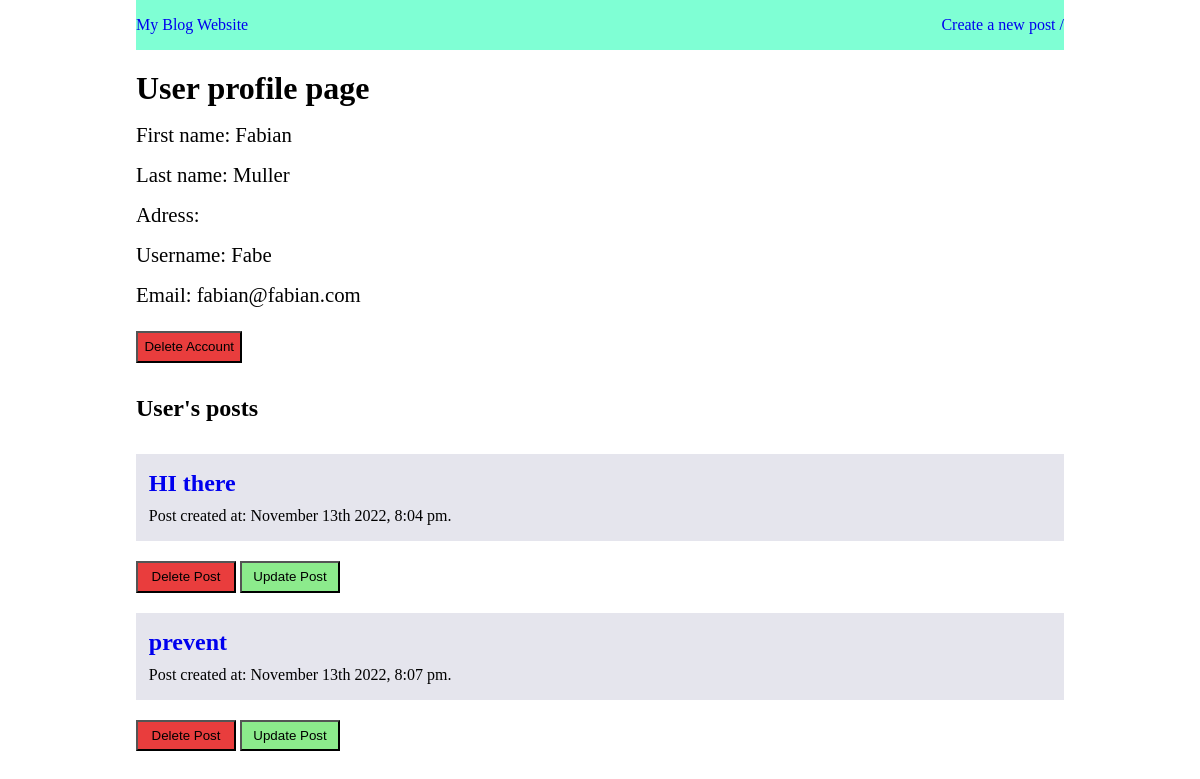
The app's page /profile/Fabe with its own data.
### blog.py (models this page shows, shortened)
class User(db.Model):
    id = db.Column(db.Integer, primary_key=True)
    first_name = db.Column(db.String, nullable=False)
    last_name = db.Column(db.String, nullable=False)
    username = db.Column(db.String, nullable=False, unique=True)
    address = db.Column(db.String, nullable=True, unique=True)
    email = db.Column(db.String, nullable=False)
    def user_details(self):
        user_information = {
            "id": self.id,
            "first_name": self.first_name,
            "last_name": self.last_name,
            "username": self.username,
            "address": self.address,
            "email": self.email,
        }
        return user_information

class Post(db.Model):
    id = db.Column(db.Integer, primary_key=True)
    title = db.Column(db.String, nullable=False)
    content = db.Column(db.String, nullable=False)
    date_posted = db.Column(
        db.DateTime, default=datetime.utcnow, nullable=False)
    user_id = db.Column(db.Integer, nullable=False)

### blog.py (the view)
@app.route('/profile/<username>', methods=['GET'])
def user_profile(username):
    user = User.query.filter_by(username=username).first()
    if user:
        posts = Post.query.filter_by(user_id=user.id).all()
    if user is None:
        status = f'User not found.'
        return render_template("user_status.html", user_status=status)
    return render_template("profile.html", user_details=user.user_details(), blogs=posts)

### templates/profile.html (shortened to what this page needs)
<!DOCTYPE html>
<html lang="en">
<head>
    <link rel= "stylesheet" type= "text/css" href= "{{ url_for('static',filename='style.css')}}">
</head>
<body>
    <div class="container">
        <nav>
            <div class="home_link">
                <a href="/homepage">My Blog Website</a>
            </div>
            <div class="nav_link">
                <a href="/create_post">Create a new post /</a>
            </div>
        </nav>
        <main>
            <h1>User profile page</h1>
            <section id="user_details">
                <p class="firstname">First name: {{user_details.first_name}}</p>
                <p class="lastname">Last name: {{user_details.last_name}}</p>
                <p class="address">Adress: {{user_details.address}}</p>
                <p class="username">Username: {{user_details.username}}</p>
                <p class="email">Email: {{user_details.email}}</p>
            </section>
            <div class="delete_item">
                <a href="{{url_for('delete_user', username=user_details.username)}}" id="delete_user"><button id="delete_button">Delete Account</button></a>
            </div>
            <h2  id="user_post">User's posts</h2>
            <section>
                {% for blog in blogs %}
                <article class="post">
                    <a href="{{url_for('get_post', title=blog.title) }}"><h2>{{blog.title}}</h2></a>
                    <p>Post created at: {{ moment(blog.date_posted).format('MMMM Do YYYY, h:mm a') }}.</p>
                </article>
                    <div class="decide">
                        <a href="{{url_for('delete_post', id=blog.id, user_id=user_details.id) }}"><button id="delete_button">Delete Post</button></a>
                        <a href="{{url_for('update_post', id=blog.id) }}"><button id="update_button">Update Post</button></a>
                    </div>
                {% endfor %}
            </section>
        </main>
    </div>
</body>
</html>

### static/style.css (style rules this page uses)
*, *::after, *::before { padding: 0; margin: 0; box-sizing: border-box; }
html { font-size: 16px; }
.container { width: 80%; max-width: 1128px; margin: auto; padding: 0 1rem; }
a { text-decoration: none; }
nav { display: flex; justify-content: space-between; padding-top: 16px; padding-bottom: 16px; margin-bottom: 20px; background-color: aquamarine; }
.post { margin: 20px 0; background-color: rgba(198, 198, 216, 0.45); padding: 1em 0; padding-left: 0.8em; }
.post p { margin-top: 10px; }
.delete_item { margin-top: 1.5rem; }
#user_post { margin: 2rem 0; }
#delete_button { min-width: 100px; padding: 0.4rem; background-color: rgb(233, 61, 61); }
#user_details p { margin-top: 1rem; font-size: 1.3rem; }
#update_button { min-width: 100px; padding: 0.4rem; background-color: rgb(140, 235, 140); }

### records on screen
User: first_name "Fabian", last_name "Muller", username "Fabe", email "fabian@fabian.com"
Post: title "HI there", date_posted "November 13th 2022, 8:04 pm"
Post: title "prevent", date_posted "November 13th 2022, 8:07 pm"
